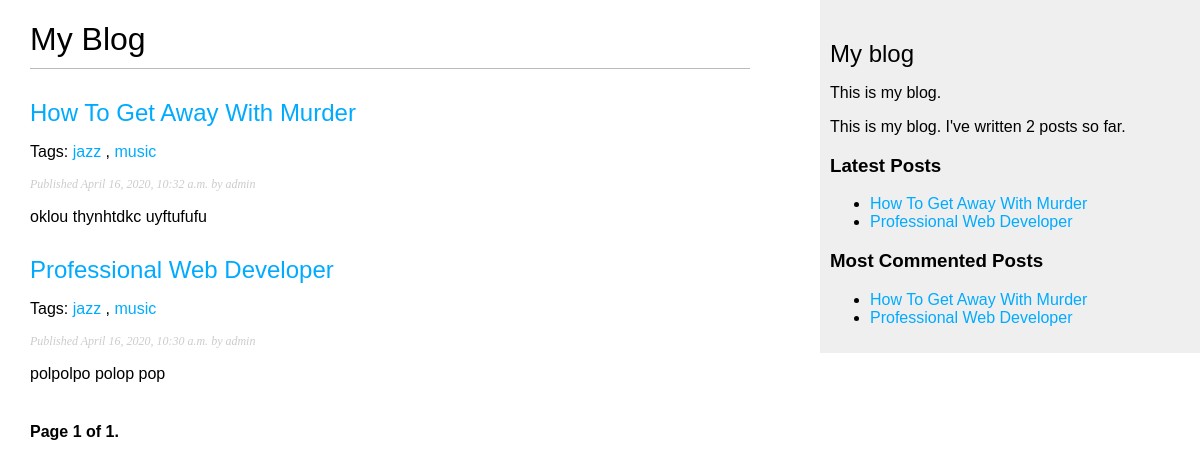
The page /blog/ on the database as committed earlier.
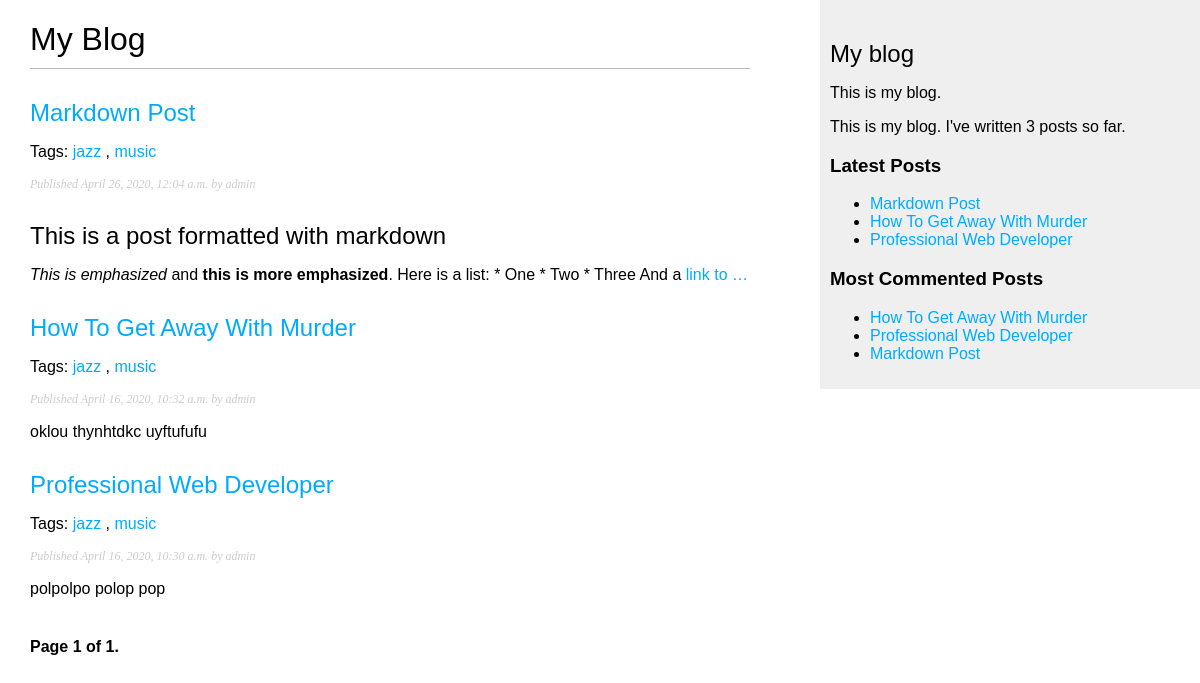
The same page on the database as committed later.
### blog/models.py (models this page shows, shortened)
class Post(models.Model):
    STATUS_CHOICES = (
        ('draft', 'Draft'),
        ('published', 'Published'),
    )
    title = models.CharField(max_length=250)
    slug = models.SlugField(max_length=250,
                            unique_for_date='publish')
    author = models.ForeignKey(User,
                              on_delete=models.CASCADE,
                              related_name='blog_posts')
    body = models.TextField()
    publish = models.DateTimeField(default=timezone.now)
    created = models.DateTimeField(auto_now_add=True)
    updated = models.DateTimeField(auto_now=True)
    status = models.CharField(max_length=10,
                              choices=STATUS_CHOICES,
                              default='draft')
    objects = models.Manager() # The default manager.
    published = PublishedManager() # Our custom manager.
    tags = TaggableManager()
    class Meta:
        ordering = ('-publish',)
    def get_absolute_url(self):
        return reverse('blog:post_detail',
                       args=[self.publish.year,
                             self.publish.month,
                             self.publish.day, self.slug])

### blog/views.py (the view)
# urls.py: path('', views.post_list, name='post_list'),
def post_list(request, tag_slug=None):
    object_list = Post.published.all()
    tag = None
    if tag_slug:
        tag = get_object_or_404(Tag, slug=tag_slug)
        object_list = object_list.filter(tags__in=[tag])
    paginator = Paginator(object_list, 3) # 3 posts in each page
    page = request.GET.get('page')
    try:
        posts = paginator.page(page)
    except PageNotAnInteger:
        posts = paginator.page(1)
    except EmptyPage:
        posts = paginator.page(paginator.num_pages)
    return render(request,
                 'blog/post/list.html',
                 {'page': page,
                  'posts': posts,
                  'tag': tag})

### blog/models.py (called while the page is built)
    def get_queryset(self):
        return super().get_queryset().filter(status='published')

### blog/templatetags/blog_tags.py (called while the page is built)
@register.simple_tag
def total_posts():
	return Post.published.count()

@register.inclusion_tag('blog/post/latest_posts.html')
def show_latest_posts(count=5):
	latest_posts = Post.published.order_by('-publish')[:count]
	return {'latest_posts': latest_posts}

@register.simple_tag
def get_most_commented_posts(count=5):
	return Post.published.annotate(
		total_comments=Count('comments')
	).order_by('-total_comments')[:count]

@register.filter(name='markdown')
def markdown_format(text):
	return mark_safe(markdown.markdown(text))

### blog/templates/blog/post/list.html (shortened to what this page needs)
{% extends "blog/base.html" %}
{% load blog_tags %}
{% block content %}
    <h1>My Blog</h1>
    {% for post in posts %}
        <h2>
            <a href="{{ post.get_absolute_url }}">
                {{ post.title }}
            </a>
        </h2>
        <p class="tags">
            Tags:
            {% for tag in post.tags.all %}
                <a href="{% url "blog:post_list_by_tag" tag.slug %}">
                    {{ tag.name }}
                </a>
                {% if not forloop.last %}, {% endif %}
            {% endfor %}
        </p>
        <p class="date">
            Published {{ post.publish }} by {{ post.author }}
        </p>
        {{ post.body|markdown|truncatewords:30 }}
    {% endfor %}
    {% include "pagination.html" with page=posts %}
{% endblock %}

### blog/templates/blog/base.html (shortened to what this page needs)
{% load blog_tags %}
{% load static %}
<!DOCTYPE html>
<html>
<head>
    <link href="{% static "css/blog.css" %}" rel="stylesheet">
</head>
<body>
<div id="content">
    {% block content %}
    {% endblock %}
</div>
<div id="sidebar">
    <h2>My blog</h2>
    <p>This is my blog.</p>
    <p>This is my blog. I've written {% total_posts %} posts so far.</p>
    <h3>Latest Posts</h3>
    {% show_latest_posts %}
    <h3>Most Commented Posts</h3>
    {% get_most_commented_posts as most_commented_posts %}
    <ul>
        {% for post in most_commented_posts %}
            <li>
                <a href="{{ post.get_absolute_url }}">{{ post.title }}</a>
            </li>
        {% endfor %}
    </ul>
</div>
</body>
</html>

### blog/templates/blog/post/latest_posts.html
<ul>
    {% for post in latest_posts %}
        <li>
            <a href="{{ post.get_absolute_url }}">{{ post.title }}</a>
        </li>
    {% endfor %}
</ul>

Rows that differ between the two databases and show on the page:
added Post: title "Markdown Post", publish "April 26, 2020, 12:04 a.m.", author "admin", body "This is a post formatted with markdown This is emphasized and this is more emphasized . Here is a list: * One * Two * Three And a link to …", Tag (name "jazz"), Tag (name "music")
Other text that changed with them:
text no longer shown: "2"
text now shown: "3"
